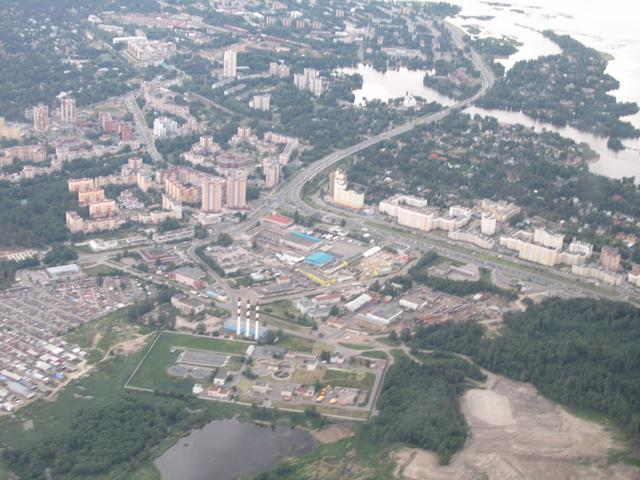
//> input picture Code/img/aereo.jpg, 640 x 480 px
$ ./main ../../Code/img/aereo.jpg   (built with g++ and OpenCV 4)
//> lines starting //> are read from the running program, lines starting //| are printed output that depends on the picture
#include <iostream>
#include <stdlib.h>
#include <stack>
#include <opencv2/opencv.hpp>

using namespace cv;
using namespace std;


/**
 * PointShift2D definisce l’8-intorno. Serviverà per analizzare i pixel adiacenti.
 * sono i punti che definiscono gli spostamenti rispetto al pixel centrale
 *
 *     -1   0   1
 *  -1 [ ] [ ] [ ]
 *   0 [ ] [ ] [ ]
 *   1 [ ] [ ] [ ]
*/


const Point PointShift2D[8] =
{
    Point(-1, -1), Point(-1, 0), Point(-1, 1),
    Point(0, -1),                Point(0, 1),
    Point(1, -1),  Point(1, 0),  Point(1, 1)
};

/**
 * La fase di accrescimento
 * utilizza lo stack: conterrà tutti i pixel che verranno man mano scoperti e inseriti nella regione.
 * All’inizio avrò solo il seed, dunque lo inserisco nello stack.
 *
 * Finché lo stack non è vuoto, prelevo il pixel in cima allo stack e lo chiamo center.
 * Imposto questo pixel ad 1 all’interno della maschera (etichetta). Poi rimuovo il pixel dallo stack.
 *
 * Poi analizzo l’8-intorno di center:
 * aggiungo al pixel center un certo scostamento in una delle 8 direzioni (dunque controllo i vicini).
 *
 * Poi controllo innanzitutto che il pixel stimato sia interno all’immagine, altrimenti  passo direttamente alla successiva iterazione.
 * Se il pixel stimato è all’intero dell’immagine, mi calcolo la distanza euclidea (differenza
 * delle componenti al quadrato) fra il seed e il pixel che sto stimando.
 *
 * Poi verifico alcune condizioni:
 *  - se dest(punto_stimato) è 0, perché significa che non è ancora stato etichettato;
 *  - se mask è 0, perché significa che non è stato ancora inserito all’interno della regione;
 *  - se la distanza è inferiore alla soglia prefissata (delta<threshold).
 * Se queste 3 condizioni sono rispettati allora inserisco il pixel all’interno della regione e poi faccio il push sullo stack in modo che
 * in una delle prossime iterazioni considereremo anche l’8 intorno di questo pixel per accrescere la regione.
*/
void grow(const Mat& src, const Mat& dst, Mat& mask, Point seed, int th){

    stack<Point> pointStack;
    pointStack.push(seed);

    while( !pointStack.empty() ){
        //estraggo il pixel dallo stack
        Point center = pointStack.top();
        //imposto l'etichetta a 1
        mask.at<uchar>(center) = 1;
        pointStack.pop();

        for(int i = 0; i < 8; i++){
            //sommo gli spostamenti
            Point estimatingPoint = center + PointShift2D[i];

            //se il pixel non è all'interno dell'immagine valuto il prossimo
            if( estimatingPoint.x < 0 ||
                estimatingPoint.y < 0 ||
                estimatingPoint.x > src.cols-1 ||
                estimatingPoint.y > src.rows-1 ){

                    continue;
                }
                //se è all'interno dell'immagine mi caloclo la distanza euclidea
                //n.b delta, ossia la distanza è quello che ho scelto come predicato
                // è un'immagine RGB quindi faccio la somma della “differenza delle 3 componenti al quadrato”.
            else{

                int delta = int(  pow(src.at<Vec3b>(seed)[0] - src.at<Vec3b>(estimatingPoint)[0], 2)
                                + pow(src.at<Vec3b>(seed)[1] - src.at<Vec3b>(estimatingPoint)[1], 2)
                                + pow(src.at<Vec3b>(seed)[2] - src.at<Vec3b>(estimatingPoint)[2], 2));

                if( dst.at<uchar>(estimatingPoint) == 0 &&
                    mask.at<uchar>(estimatingPoint) == 0 &&
                    delta < th
                    ){
                        pointStack.push(estimatingPoint);
                    }
            }
        }
    }
}

/**
 * Mask è un’immagine di appoggio che usiamo per segnarci tutti i pixel che appartengono ad una data regione.
 * Man mano che l’algoritmo procede, si parte da un seed (che nella maschera verrà messo ad 1)
 *  e man mano che i pixel vengono aggiunti a questa regione verranno impostate le posizioni corrispondenti ad 1 all’interno della maschera.
 *
 * In questo modo, alla fine di un’iterazione di accrescimento all’interno della maschera avrò tutti i pixel di quella regione ad 1
 * (e dunque potrò farò diverse operazioni, come assegnargli un’etichetta o estrarre quella porzione dall’immagine originale).
 *
 * Consideriamo i pixel di tutta l’immagine come potenziali seed, e considero come primo seed il primo pixel in dst che è ancora 0.
 * A partire dal pixel (x,y) effettuo la fase di accrescimento attraverso la funzione grow().
 *
 * Al termine della funzione, mask avrà tutti i pixel che appartengono alla regione.
 * Poi calcolo l’area occupata da questa regione facendo una somma di tutti i pixel ad 1 dell’immagine.
 * Se questa regione è abbastanza grande rispetto all’area minima, allora vado a sommare in dst la mask più il padding.
 * Altrimenti imposto in dst l’etichetta a 255 (che sarebbe la regione don’t care).
 *
 * Il padding è l'etichetta che assegnamo alla regione. Questo parte da 1 e lo incrementiamo per ogni nuova regione (dunque la prima regione sarà 1, la seconda sarà 2, ecc.).
 * Posso anche definire un numero massimo di regioni, per cui se supero tale limite significa che sto over-segmentando.
 * Poi riporto la maschera a 0 così da prepararla per il prossimo seed.
*/

void regionGrowing(const Mat& src, Mat& dst, double minAreaFactor,int maxRegionNum, int th){

    //se troviamo una regione troppo piccola questa viene scartata (cioè posta a 255)
    int min_region_area = int(minAreaFactor * src.cols * src.rows);
    //matrice per i seed, inizializzo a 0 -> tutti possibili seed
    dst = Mat::zeros(src.size(), CV_8UC1);
    //maschera che uso per definire l'appartenenza a una regione (1 appartiene 0 no)
    Mat mask = Mat::zeros(src.size(), CV_8UC1);
    //etichetta che assegno alla regione
    uchar label = 1;

    for(int x = 0; x < src.cols; x++){
        for(int y = 0; y < src.rows; y++){
            //se il pixel non è stato inserito in nessuna regione è un possibile seed -> accresco
            if(dst.at<uchar>(Point(x,y)) == 0){

                grow(src, dst, mask, Point(x,y), th);
                int maskArea = (int)sum(mask).val[0];

                if( maskArea > min_region_area ){
                    dst = dst + mask * label;

                    imshow("Mask", mask*255);
                    waitKey(0);

                    if(++label > maxRegionNum ){
                        printf("Out of Region\n");
                        exit;
                    }
                }
                else{
                    //troppo piccola
                    dst = dst + mask * 255;
                }
                //azzera la maschera
                mask = mask - mask;
            }
        }
    }
}

int main(int argc, char** argv){

    Mat src, dst;
    src = imread(argv[1]);
//> src is the input picture: 480 rows x 640 cols, CV_8UC3; mean B, G, R 153.6, 150.4, 147.6

    if( src.empty() )
        return -1;

    if (src.cols > 500 || src.rows > 500) {
        resize(src, src, Size(0, 0), 0.5, 0.5); // resize for speed
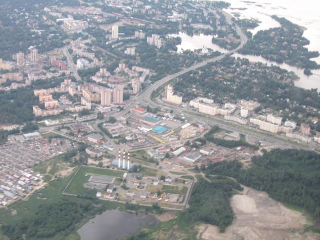
//> src: 240 rows x 320 cols, CV_8UC3; mean B, G, R 153.7, 150.5, 147.8
    }

    imshow("Original Img", src);
    waitKey(0);
    const int th = 150;
    const int maxRegionNum = 10;
    const double minAreaFactor = 0.01;

    regionGrowing(src, dst, minAreaFactor, maxRegionNum, th);
//> the loop in regionGrowing, `for(int x = 0; x < src.cols; x++)` made 320 passes
//> label on passes 1 to 3: 3, 4, 4
//> after the loop in regionGrowing, `for(int x = 0; x < src.cols; x++)`:
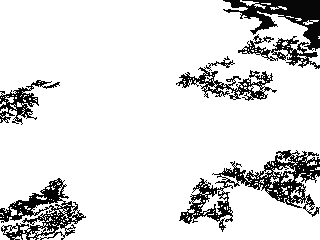
//> dst: 240 rows x 320 cols, CV_8UC1; min 1, max 255, mean 222.6
//> after the loop in regionGrowing, `for(int x = 0; x < src.cols; x++)`: mask: 240 rows x 320 cols, CV_8UC1; every value is 0
//> after the loop in regionGrowing, `for(int x = 0; x < src.cols; x++)`: th = 150; label = 9

    imshow("RegionGr", dst);
    waitKey(0);

    return 0;
}

$ run again, on Code/img/apple.jpg
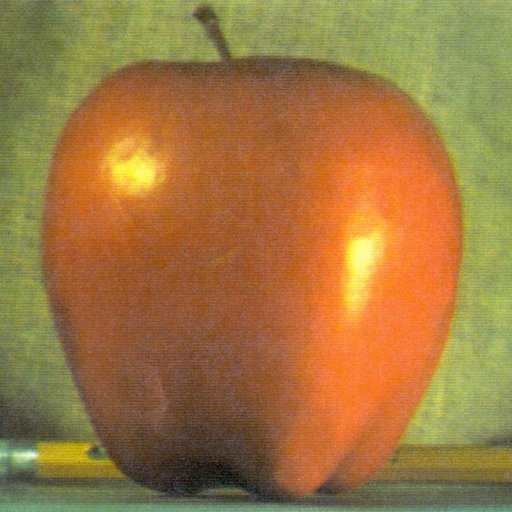
//> input picture Code/img/apple.jpg, 512 x 512 px
//> src is the input picture: 512 rows x 512 cols, CV_8UC3; mean B, G, R 64.8, 119.7, 159.1
//> src: 256 rows x 256 cols, CV_8UC3
//> the loop in regionGrowing, `for(int x = 0; x < src.cols; x++)` made 256 passes
//> label on passes 1 to 3: 2, 2, 2
//> after the loop in regionGrowing, `for(int x = 0; x < src.cols; x++)`:
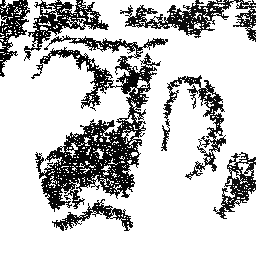
//> dst: 256 rows x 256 cols, CV_8UC1; min 1, max 255, mean 198.3
//> after the loop in regionGrowing, `for(int x = 0; x < src.cols; x++)`: th = 150; label = 15

$ run again, on Code/img/baboon.jpg
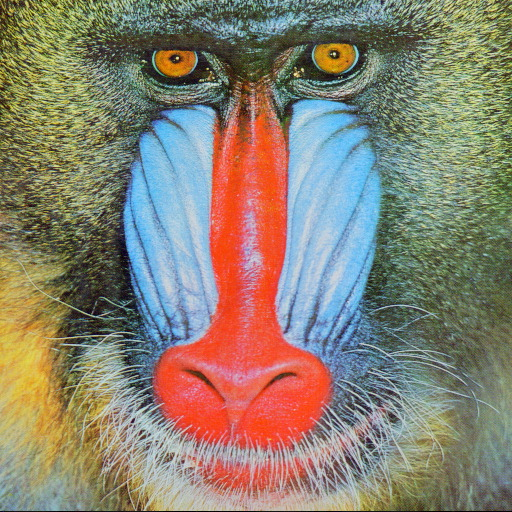
//> input picture Code/img/baboon.jpg, 512 x 512 px
//> src is the input picture: 512 rows x 512 cols, CV_8UC3; mean B, G, R 112.9, 129.1, 137.1
//> `resize(src, src, Size(0, 0), 0.5, 0.5);`:
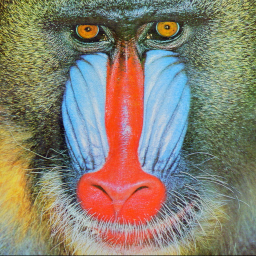
//> src: 256 rows x 256 cols, CV_8UC3; mean B, G, R 113, 129.3, 137.2
//> after the loop in regionGrowing, `for(int x = 0; x < src.cols; x++)`: th = 150; label = 1
